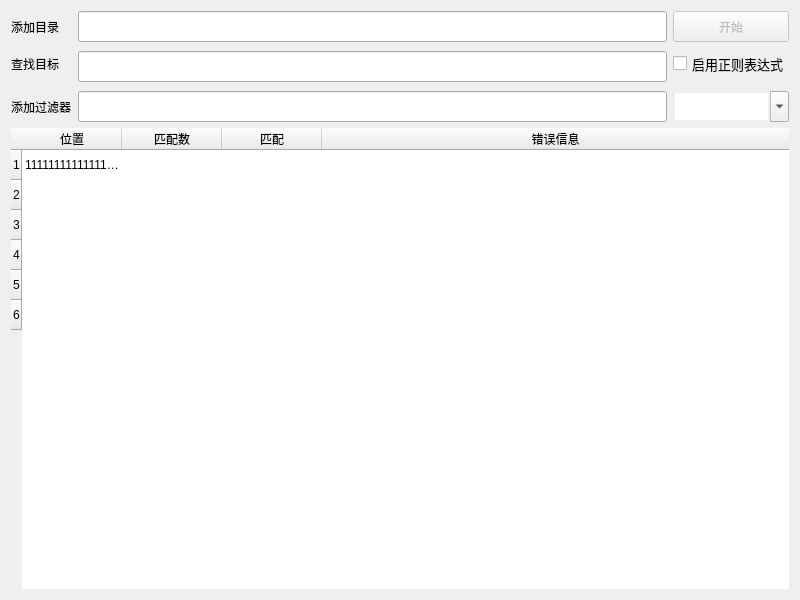
<?xml version="1.0" encoding="UTF-8"?>
<ui version="4.0">
 <class>FindWidget</class>
 <widget class="QWidget" name="FindWidget">
  <property name="geometry">
   <rect>
    <x>0</x>
    <y>0</y>
    <width>800</width>
    <height>600</height>
   </rect>
  </property>
  <property name="windowTitle">
   <string>Form</string>
  </property>
  <layout class="QGridLayout" name="gridLayout">
   <item row="2" column="0">
    <widget class="QLabel" name="find_label">
     <property name="enabled">
      <bool>true</bool>
     </property>
     <property name="minimumSize">
      <size>
       <width>0</width>
       <height>31</height>
      </size>
     </property>
     <property name="toolTip">
      <string notr="true"/>
     </property>
     <property name="statusTip">
      <string notr="true"/>
     </property>
     <property name="whatsThis">
      <string notr="true"/>
     </property>
     <property name="accessibleName">
      <string notr="true"/>
     </property>
     <property name="accessibleDescription">
      <string notr="true"/>
     </property>
     <property name="frameShadow">
      <enum>QFrame::Plain</enum>
     </property>
     <property name="text">
      <string notr="true">查找目标</string>
     </property>
    </widget>
   </item>
   <item row="0" column="2">
    <widget class="QPushButton" name="start_btn">
     <property name="enabled">
      <bool>false</bool>
     </property>
     <property name="minimumSize">
      <size>
       <width>0</width>
       <height>31</height>
      </size>
     </property>
     <property name="toolTip">
      <string notr="true"/>
     </property>
     <property name="statusTip">
      <string notr="true"/>
     </property>
     <property name="whatsThis">
      <string notr="true"/>
     </property>
     <property name="accessibleName">
      <string notr="true"/>
     </property>
     <property name="accessibleDescription">
      <string notr="true"/>
     </property>
     <property name="text">
      <string notr="true">开始</string>
     </property>
    </widget>
   </item>
   <item row="0" column="1">
    <widget class="QLineEdit" name="dir_edit">
     <property name="minimumSize">
      <size>
       <width>0</width>
       <height>31</height>
      </size>
     </property>
     <property name="font">
      <font>
       <family>微软雅黑</family>
       <pointsize>10</pointsize>
      </font>
     </property>
     <property name="contextMenuPolicy">
      <enum>Qt::DefaultContextMenu</enum>
     </property>
     <property name="toolTip">
      <string notr="true"/>
     </property>
     <property name="statusTip">
      <string notr="true"/>
     </property>
     <property name="whatsThis">
      <string notr="true"/>
     </property>
     <property name="accessibleName">
      <string notr="true"/>
     </property>
     <property name="accessibleDescription">
      <string notr="true"/>
     </property>
     <property name="autoFillBackground">
      <bool>false</bool>
     </property>
     <property name="inputMask">
      <string notr="true"/>
     </property>
     <property name="text">
      <string notr="true"/>
     </property>
     <property name="frame">
      <bool>true</bool>
     </property>
     <property name="clearButtonEnabled">
      <bool>false</bool>
     </property>
    </widget>
   </item>
   <item row="2" column="1" rowspan="2">
    <widget class="QLineEdit" name="target_edit">
     <property name="minimumSize">
      <size>
       <width>0</width>
       <height>31</height>
      </size>
     </property>
     <property name="font">
      <font>
       <family>微软雅黑</family>
       <pointsize>10</pointsize>
      </font>
     </property>
     <property name="toolTip">
      <string notr="true"/>
     </property>
     <property name="statusTip">
      <string notr="true"/>
     </property>
     <property name="whatsThis">
      <string notr="true"/>
     </property>
     <property name="accessibleName">
      <string notr="true"/>
     </property>
     <property name="accessibleDescription">
      <string notr="true"/>
     </property>
     <property name="inputMask">
      <string notr="true"/>
     </property>
     <property name="text">
      <string notr="true"/>
     </property>
     <property name="clearButtonEnabled">
      <bool>true</bool>
     </property>
    </widget>
   </item>
   <item row="4" column="0">
    <widget class="QLabel" name="filter_label">
     <property name="minimumSize">
      <size>
       <width>0</width>
       <height>31</height>
      </size>
     </property>
     <property name="toolTip">
      <string notr="true"/>
     </property>
     <property name="statusTip">
      <string notr="true"/>
     </property>
     <property name="whatsThis">
      <string notr="true"/>
     </property>
     <property name="accessibleName">
      <string notr="true"/>
     </property>
     <property name="accessibleDescription">
      <string notr="true"/>
     </property>
     <property name="frameShape">
      <enum>QFrame::NoFrame</enum>
     </property>
     <property name="text">
      <string notr="true">添加过滤器</string>
     </property>
     <property name="scaledContents">
      <bool>false</bool>
     </property>
    </widget>
   </item>
   <item row="0" column="0">
    <widget class="QLabel" name="dir_label">
     <property name="minimumSize">
      <size>
       <width>0</width>
       <height>31</height>
      </size>
     </property>
     <property name="toolTip">
      <string notr="true"/>
     </property>
     <property name="statusTip">
      <string notr="true"/>
     </property>
     <property name="whatsThis">
      <string notr="true"/>
     </property>
     <property name="accessibleName">
      <string notr="true"/>
     </property>
     <property name="accessibleDescription">
      <string notr="true"/>
     </property>
     <property name="text">
      <string notr="true">添加目录</string>
     </property>
    </widget>
   </item>
   <item row="4" column="1">
    <widget class="QLineEdit" name="filter_edit">
     <property name="minimumSize">
      <size>
       <width>0</width>
       <height>31</height>
      </size>
     </property>
     <property name="font">
      <font>
       <family>微软雅黑</family>
       <pointsize>10</pointsize>
      </font>
     </property>
     <property name="toolTip">
      <string notr="true"/>
     </property>
     <property name="statusTip">
      <string notr="true"/>
     </property>
     <property name="whatsThis">
      <string notr="true"/>
     </property>
     <property name="accessibleName">
      <string notr="true"/>
     </property>
     <property name="accessibleDescription">
      <string notr="true"/>
     </property>
     <property name="inputMask">
      <string notr="true"/>
     </property>
     <property name="text">
      <string notr="true"/>
     </property>
    </widget>
   </item>
   <item row="4" column="2">
    <widget class="QComboBox" name="filter_btn">
     <property name="minimumSize">
      <size>
       <width>0</width>
       <height>31</height>
      </size>
     </property>
     <property name="toolTip">
      <string notr="true"/>
     </property>
     <property name="statusTip">
      <string notr="true"/>
     </property>
     <property name="whatsThis">
      <string notr="true"/>
     </property>
     <property name="accessibleName">
      <string notr="true"/>
     </property>
     <property name="accessibleDescription">
      <string notr="true"/>
     </property>
     <property name="editable">
      <bool>true</bool>
     </property>
     <property name="currentText">
      <string notr="true"/>
     </property>
     <property name="frame">
      <bool>false</bool>
     </property>
    </widget>
   </item>
   <item row="2" column="2">
    <widget class="QCheckBox" name="regex_enable">
     <property name="minimumSize">
      <size>
       <width>0</width>
       <height>31</height>
      </size>
     </property>
     <property name="font">
      <font>
       <family>微软雅黑</family>
       <pointsize>10</pointsize>
      </font>
     </property>
     <property name="toolTip">
      <string notr="true"/>
     </property>
     <property name="statusTip">
      <string notr="true"/>
     </property>
     <property name="whatsThis">
      <string notr="true"/>
     </property>
     <property name="accessibleName">
      <string notr="true"/>
     </property>
     <property name="accessibleDescription">
      <string notr="true"/>
     </property>
     <property name="text">
      <string notr="true">启用正则表达式</string>
     </property>
    </widget>
   </item>
   <item row="5" column="0" colspan="3">
    <widget class="QTableWidget" name="result_table">
     <property name="toolTip">
      <string notr="true"/>
     </property>
     <property name="statusTip">
      <string notr="true"/>
     </property>
     <property name="whatsThis">
      <string notr="true"/>
     </property>
     <property name="accessibleName">
      <string notr="true"/>
     </property>
     <property name="accessibleDescription">
      <string notr="true"/>
     </property>
     <property name="frameShape">
      <enum>QFrame::NoFrame</enum>
     </property>
     <property name="sizeAdjustPolicy">
      <enum>QAbstractScrollArea::AdjustToContents</enum>
     </property>
     <property name="editTriggers">
      <set>QAbstractItemView::NoEditTriggers</set>
     </property>
     <property name="selectionBehavior">
      <enum>QAbstractItemView::SelectRows</enum>
     </property>
     <property name="showGrid">
      <bool>false</bool>
     </property>
     <property name="sortingEnabled">
      <bool>true</bool>
     </property>
     <property name="cornerButtonEnabled">
      <bool>false</bool>
     </property>
     <attribute name="horizontalHeaderHighlightSections">
      <bool>false</bool>
     </attribute>
     <attribute name="horizontalHeaderStretchLastSection">
      <bool>true</bool>
     </attribute>
     <attribute name="verticalHeaderCascadingSectionResizes">
      <bool>false</bool>
     </attribute>
     <attribute name="verticalHeaderDefaultSectionSize">
      <number>30</number>
     </attribute>
     <attribute name="verticalHeaderHighlightSections">
      <bool>false</bool>
     </attribute>
     <row>
      <property name="text">
       <string>1</string>
      </property>
     </row>
     <row>
      <property name="text">
       <string>2</string>
      </property>
     </row>
     <row>
      <property name="text">
       <string>3</string>
      </property>
     </row>
     <row>
      <property name="text">
       <string>4</string>
      </property>
     </row>
     <row>
      <property name="text">
       <string notr="true">5</string>
      </property>
      <property name="toolTip">
       <string notr="true"/>
      </property>
     </row>
     <row>
      <property name="text">
       <string>6</string>
      </property>
      <property name="toolTip">
       <string notr="true"/>
      </property>
     </row>
     <column>
      <property name="text">
       <string notr="true">位置</string>
      </property>
      <property name="toolTip">
       <string notr="true"/>
      </property>
      <property name="whatsThis">
       <string notr="true"/>
      </property>
     </column>
     <column>
      <property name="text">
       <string>匹配数</string>
      </property>
     </column>
     <column>
      <property name="text">
       <string>匹配</string>
      </property>
     </column>
     <column>
      <property name="text">
       <string>错误信息</string>
      </property>
     </column>
     <item row="0" column="0">
      <property name="text">
       <string>111111111111111111111111111111111111111111111111</string>
      </property>
     </item>
     <item row="4" column="0">
      <property name="text">
       <string notr="true"/>
      </property>
      <property name="toolTip">
       <string notr="true"/>
      </property>
      <property name="whatsThis">
       <string notr="true"/>
      </property>
     </item>
    </widget>
   </item>
  </layout>
 </widget>
 <resources/>
 <connections/>
</ui>
